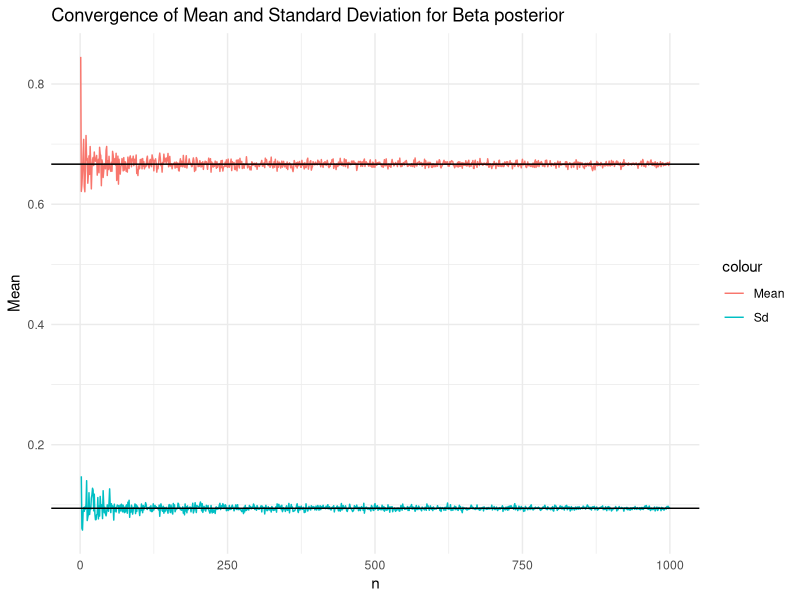
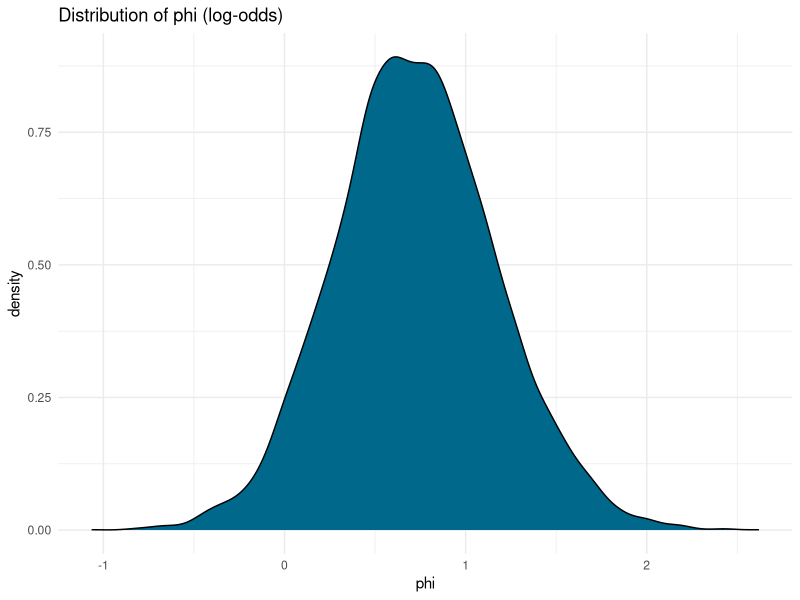
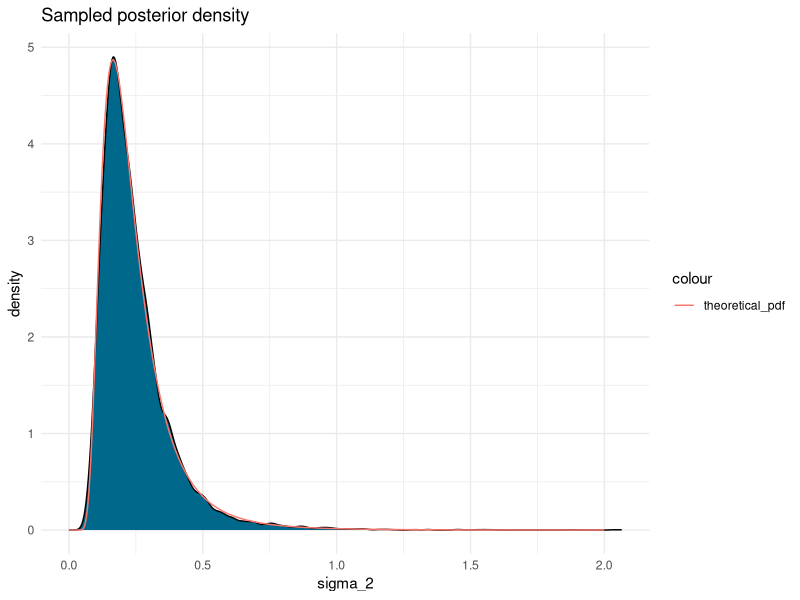
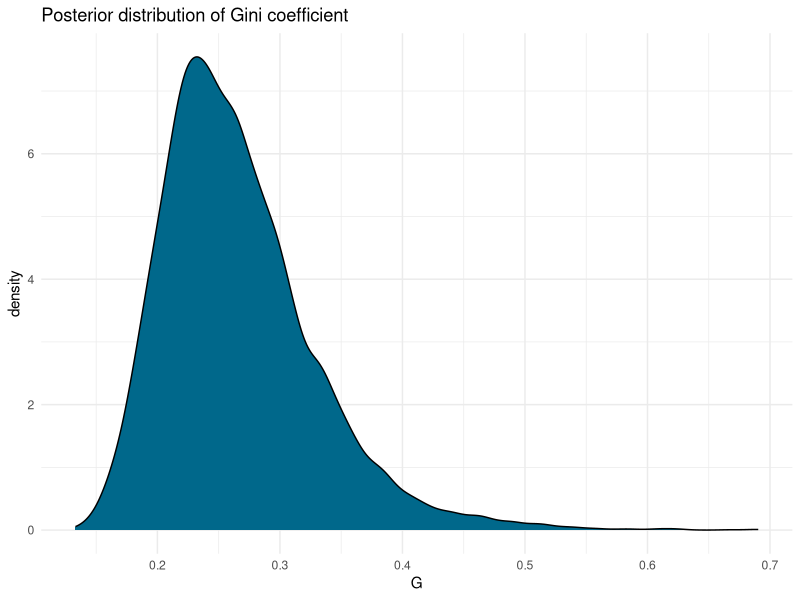
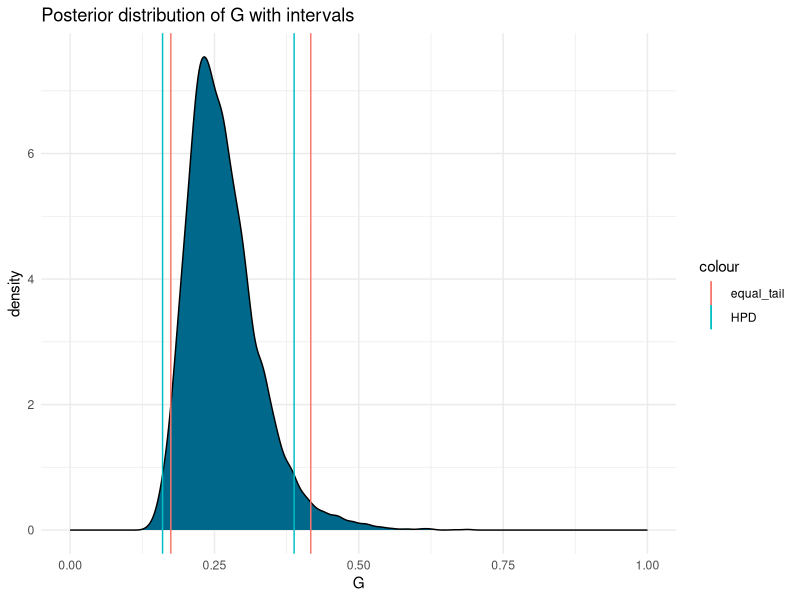
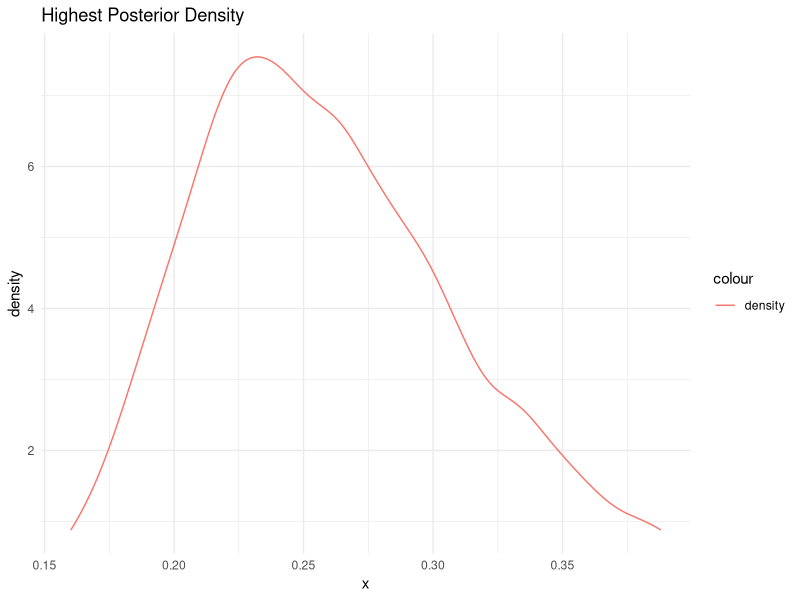
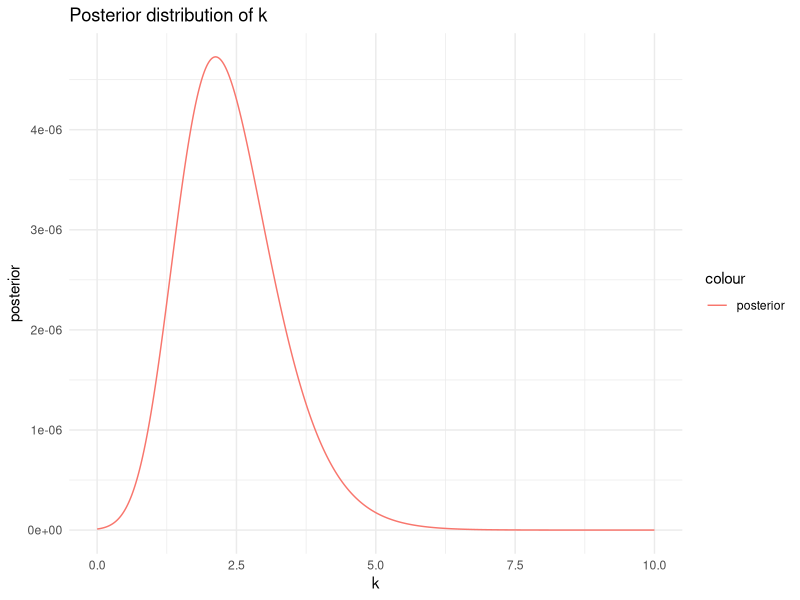
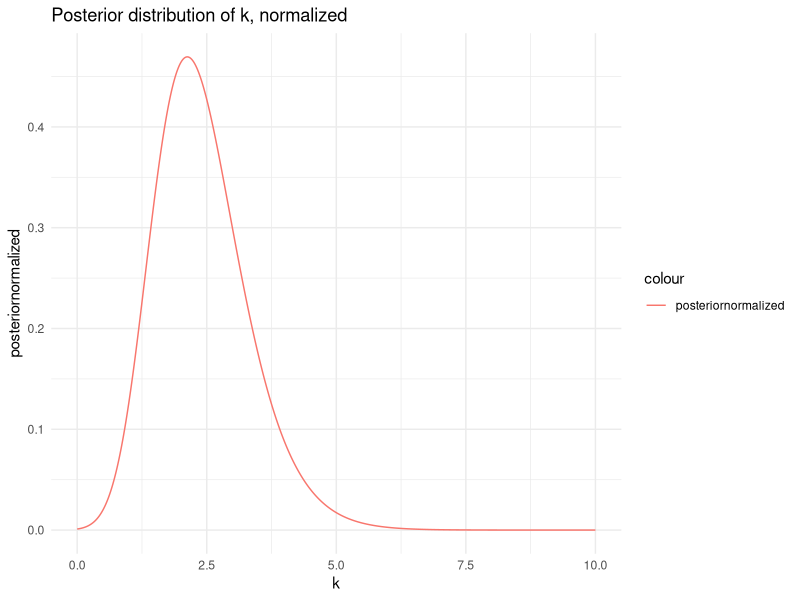

Write R code to recreate these figures, in order.
## ---- chunk 1
knitr::opts_chunk$set(echo    = TRUE,
                      message = FALSE,
                      warning = FALSE, 
                      fig.height = 3, 
                      fig.keep = TRUE,
                      fig.align = 'c')

library(ggplot2)
library(RColorBrewer)
library(dplyr)
library(tidyr)
library(scales)

theme_set(theme_minimal())
## ---- chunk 2
alpha_prior <- 2
beta_prior <- 2

alpha_posterior <- 2+14
beta_posterior <- 2+6
## ---- chunk 3
theoretical_mean <- alpha_posterior/(alpha_posterior + beta_posterior)
theoretical_sd <- sqrt(alpha_posterior*beta_posterior/((alpha_posterior+beta_posterior)^2 * 
                                                         (alpha_posterior + beta_posterior + 1)))
## ---- chunk 4
df <- data.frame("Mean" = 0, "Sd" = 0, "n" = 0)

for (i in 1:1000){
  draw <- rbeta(i, alpha_posterior, beta_posterior)
  df[i,] <- c(mean(draw), sqrt(var(draw)), i)
}
## ---- chunk 5
library(ggplot2)
plot <- ggplot(data = df, aes(x = n, y = Mean, col= "Mean")) + geom_line()
plot <- plot + geom_abline(intercept = theoretical_mean, slope = 0)
plot <- plot + geom_line(aes(x = n, y = Sd, col="Sd"))
plot <- plot + geom_abline(intercept = theoretical_sd, slope = 0)
plot <- plot + ggtitle("Convergence of Mean and Standard Deviation for Beta posterior")
plot
## ---- chunk 6
sample_10000 <- rbeta(10000, alpha_posterior, beta_posterior)
sample_0.4 <- sample_10000[sample_10000<0.4]

simulated_probability <- length(sample_0.4)/length(sample_10000)

theoretical_probability <- pbeta(0.4, alpha_posterior, beta_posterior)
## ---- chunk 7
library(knitr)
kable(data.frame("Simulated Probability" = simulated_probability, 
           "Theoretical Probability" = theoretical_probability))
## ---- chunk 8
phi <- log(sample_10000/(1-sample_10000))
phi_df <- as.data.frame(phi)
plot_phi <- ggplot(phi_df, aes(x = phi, y = ..density..)) + geom_density(fill="deepskyblue4") +
  ggtitle("Distribution of phi (log-odds)")
plot_phi 
## ---- chunk 9
invScaledChisqPDF = function(tau2, n, x){
  exp1 = (((tau2 * n) / 2)^(n/2)) / gamma(n/2)
  exp2 = exp((-n*tau2) / (2*x)) / x^(1 + n/2)
  return(exp1 * exp2)
}
## ---- chunk 10
y  = c(14, 25, 45, 25, 30, 33, 19, 50, 34, 67)
n <- 10
v <- n
mu <- 3.5

tau_squared <- sum((log(y) - mu)^2) / n

chi_squared <- rchisq(10000, df = v)
scaled_chi_squared <- (tau_squared * v) / chi_squared
theoretical_data <- seq(0, 1.9998, by = 2/10000)
theoretical_pdf <- invScaledChisqPDF(tau2 = tau_squared, n = n, x = theoretical_data)

df_chi <- data.frame("sigma_2"  = scaled_chi_squared, 
                     "x" = theoretical_data, "theoretical_pdf" = theoretical_pdf)
## ---- chunk 11
plot_chi <- ggplot(df_chi, aes(x = sigma_2, y = ..density..)) + geom_density(fill = "deepskyblue4")
plot_chi <- plot_chi + geom_line(aes(x = theoretical_data, y = theoretical_pdf, col="theoretical_pdf"))
plot_chi <- plot_chi + ggtitle("Sampled posterior density")
plot_chi
## ---- chunk 12
theoretical_mean_2 <- v*tau_squared/(v-2)
actual_mean <- mean(scaled_chi_squared)
theoretical_variance <- ((2*v^2)*(tau_squared^2))/((v-2)^2*(v-4))
sampled_variance <- var(scaled_chi_squared)

kable(data.frame("Theoretical Mean" = theoretical_mean_2, "Sampled Mean" = actual_mean, 
                 "Theoretical variance" = theoretical_variance, 
                 "Sampled variance" = sampled_variance))

## ---- chunk 13
G <- 2*pnorm(q = sqrt(scaled_chi_squared)/sqrt(2), mean = 0, sd = 1)-1
df_G <- data.frame("G" = G)
## ---- chunk 14
plot_G <- ggplot(df_G, aes(G)) + geom_density(fill="deepskyblue4")
plot_G <- plot_G + ggtitle("Posterior distribution of Gini coefficient")
plot_G
## ---- chunk 15
quantiles <- quantile(G, probs = c(0.025, 0.975))
min_quantile <- quantiles[1]
max_quantile <- quantiles[2]
equal_tail <- c(quantiles)
## ---- chunk 16
density_approxmiation <- approxfun(density(G))
densities <- density_approxmiation(G)
densities_df <- data.frame("x" = G, "density" = densities)
densities_df <- densities_df[order(densities_df$density, decreasing = TRUE),]
percentage <- 0.95
n_rows <- round(0.95 * nrow(densities_df))
densities_df <- densities_df[1:n_rows,]
x_min <- min(densities_df$x)
x_max <- max(densities_df$x)
HPD <- c(x_min, x_max)
## ---- chunk 17
plot_G <- ggplot(df_G, aes(G)) + geom_density(fill="deepskyblue4") + xlim(0, 1)
plot_G <- plot_G + geom_vline(aes(xintercept = equal_tail[1], col = "equal_tail"))
plot_G <- plot_G + geom_vline(aes(xintercept = equal_tail[2], col = "equal_tail"))

plot_G <- plot_G + geom_vline(aes(xintercept = HPD[1], color = "HPD"))
plot_G <- plot_G + geom_vline(aes(xintercept = HPD[2], col = "HPD"))
plot_G <- plot_G + ggtitle("Posterior distribution of G with intervals")
plot_G
## ---- chunk 18
plot_HPF <- ggplot(densities_df, aes(x = x, y = density, color = "density")) + geom_line()
plot_HPF <- plot_HPF + ggtitle("Highest Posterior Density")
plot_HPF
## ---- chunk 19
y_sampled <- c(-2.44, 2.14, 2.54, 1.83, 2.02, 2.33, -2.79, 2.23, 2.07, 2.02)
y_bar <- mean(y_sampled)
n <- length(y)
mu <- 2.39
k <- seq(0, 10, by = 0.01)
df_3 <- data.frame("k"=k, "likelihood" = 0)
## ---- chunk 20
for (i in 1:length(k)){
  df_3$likelihood[i] <- exp(k[i]*sum(cos(y_sampled - mu))) / ((2*pi*besselI(k[i], 0))^n)
}
## ---- chunk 21
df_3$prior <- dexp(k, rate = 1)
df_3$posterior <- df_3$prior * df_3$likelihood
df_3$posteriornormalized <- (1/0.01) * (df_3$posterior / sum(df_3$posterior))
## ---- chunk 22
plot_k <- ggplot(df_3, aes(x = k, y = posterior, col="posterior")) + geom_line() 
plot_k <- plot_k + ggtitle("Posterior distribution of k")
plot_k
## ---- chunk 23
plot_k_norm <- ggplot(df_3, aes(x = k, y = posteriornormalized, col="posteriornormalized")) + geom_line() 
plot_k_norm <- plot_k_norm + ggtitle("Posterior distribution of k, normalized")
plot_k_norm
## ---- chunk 24
library(knitr)
m <- data.frame("Mode" = df_3$k[which.max(df_3$posterior)])

kable(m)
